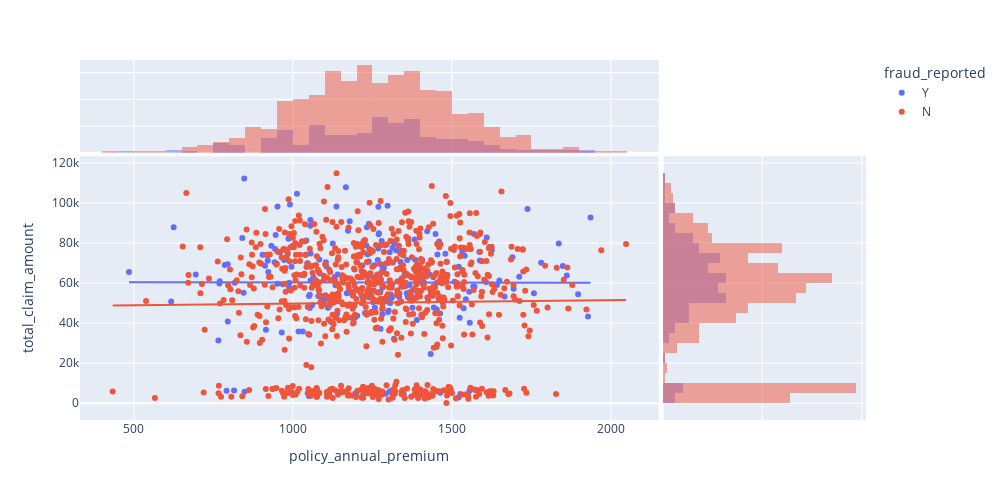

Write notebook code for a chart like this one.
### Markdown cell above
### 2.3 Relationship Between Policy Annual Premium and Total Claim Amount by Fraud Status

### Code cell
fig=px.scatter(insurance_claim,x='policy_annual_premium',y='total_claim_amount',color='fraud_reported',marginal_x='histogram',marginal_y='histogram',trendline='ols')
fig.update_layout(
    width=1000,     # customize width
    height=500     # customize height
)
fig.show()

### Figure 1 — Plotly figure (JSON) as saved in the notebook; plotly's stock layout.template omitted (floating-point values rounded to 4 significant figures; data arrays with more than 128 entries replaced by an {"elided": "..."} marker saying what was removed)
{"data": [{"hovertemplate": "fraud_reported=Y<br>policy_annual_premium=%{x}<br>total_claim_amount=%{y}<extra></extra>", "legendgroup": "Y", "marker": {"color": "#636efa", "symbol": "circle"}, "mode": "markers", "name": "Y", "orientation": "v", "showlegend": true, "type": "scatter", "x": {"elided": "247 float values"}, "xaxis": "x", "y": {"elided": "247 int values"}, "yaxis": "y"}, {"alignmentgroup": "True", "bingroup": "x", "hovertemplate": "fraud_reported=Y<br>policy_annual_premium=%{x}<br>count=%{y}<extra></extra>", "legendgroup": "Y", "marker": {"color": "#636efa"}, "name": "Y", "offsetgroup": "Y", "opacity": 0.5, "showlegend": false, "type": "histogram", "x": {"elided": "247 float values"}, "xaxis": "x3", "yaxis": "y3"}, {"alignmentgroup": "True", "bingroup": "y", "hovertemplate": "fraud_reported=Y<br>total_claim_amount=%{y}<br>count=%{x}<extra></extra>", "legendgroup": "Y", "marker": {"color": "#636efa"}, "name": "Y", "offsetgroup": "Y", "opacity": 0.5, "showlegend": false, "type": "histogram", "xaxis": "x2", "y": {"elided": "247 int values"}, "yaxis": "y2"}, {"hovertemplate": "<b>OLS trendline</b><br>total_claim_amount = -0.138804 * policy_annual_premium + 60475.6<br>R<sup>2</sup>=0.000003<br><br>fraud_reported=Y<br>policy_annual_premium=%{x}<br>total_claim_amount=%{y} <b>(trend)</b><extra></extra>", "legendgroup": "Y", "marker": {"color": "#636efa", "symbol": "circle"}, "mode": "lines", "name": "Y", "showlegend": false, "type": "scatter", "x": {"elided": "247 float values"}, "xaxis": "x", "y": {"elided": "247 float values"}, "yaxis": "y"}, {"hovertemplate": "fraud_reported=N<br>policy_annual_premium=%{x}<br>total_claim_amount=%{y}<extra></extra>", "legendgroup": "N", "marker": {"color": "#EF553B", "symbol": "circle"}, "mode": "markers", "name": "N", "orientation": "v", "showlegend": true, "type": "scatter", "x": {"elided": "752 float values"}, "xaxis": "x", "y": {"elided": "752 int values"}, "yaxis": "y"}, {"alignmentgroup": "True", "bingroup": "x", "hovertemplate": "fraud_reported=N<br>policy_annual_premium=%{x}<br>count=%{y}<extra></extra>", "legendgroup": "N", "marker": {"color": "#EF553B"}, "name": "N", "offsetgroup": "N", "opacity": 0.5, "showlegend": false, "type": "histogram", "x": {"elided": "752 float values"}, "xaxis": "x3", "yaxis": "y3"}, {"alignmentgroup": "True", "bingroup": "y", "hovertemplate": "fraud_reported=N<br>total_claim_amount=%{y}<br>count=%{x}<extra></extra>", "legendgroup": "N", "marker": {"color": "#EF553B"}, "name": "N", "offsetgroup": "N", "opacity": 0.5, "showlegend": false, "type": "histogram", "xaxis": "x2", "y": {"elided": "752 int values"}, "yaxis": "y2"}, {"hovertemplate": "<b>OLS trendline</b><br>total_claim_amount = 1.65663 * policy_annual_premium + 48145.7<br>R<sup>2</sup>=0.000211<br><br>fraud_reported=N<br>policy_annual_premium=%{x}<br>total_claim_amount=%{y} <b>(trend)</b><extra></extra>", "legendgroup": "N", "marker": {"color": "#EF553B", "symbol": "circle"}, "mode": "lines", "name": "N", "showlegend": false, "type": "scatter", "x": {"elided": "752 float values"}, "xaxis": "x", "y": {"elided": "752 float values"}, "yaxis": "y"}], "layout": {"barmode": "overlay", "height": 500, "legend": {"title": {"text": "fraud_reported"}, "tracegroupgap": 0}, "margin": {"t": 60}, "width": 1000, "xaxis": {"anchor": "y", "domain": [0, 0.7363], "title": {"text": "policy_annual_premium"}}, "xaxis2": {"anchor": "y2", "domain": [0.7413, 1], "matches": "x2", "showgrid": true, "showline": false, "showticklabels": false, "ticks": ""}, "xaxis3": {"anchor": "y3", "domain": [0, 0.7363], "matches": "x", "showgrid": true, "showticklabels": false}, "xaxis4": {"anchor": "y4", "domain": [0.7413, 1], "matches": "x2", "showgrid": true, "showline": false, "showticklabels": false, "ticks": ""}, "yaxis": {"anchor": "x", "domain": [0, 0.7326], "title": {"text": "total_claim_amount"}}, "yaxis2": {"anchor": "x2", "domain": [0, 0.7326], "matches": "y", "showgrid": true, "showticklabels": false}, "yaxis3": {"anchor": "x3", "domain": [0.7426, 1], "matches": "y3", "showgrid": true, "showline": false, "showticklabels": false, "ticks": ""}, "yaxis4": {"anchor": "x4", "domain": [0.7426, 1], "matches": "y3", "showgrid": true, "showline": false, "showticklabels": false, "ticks": ""}}}
